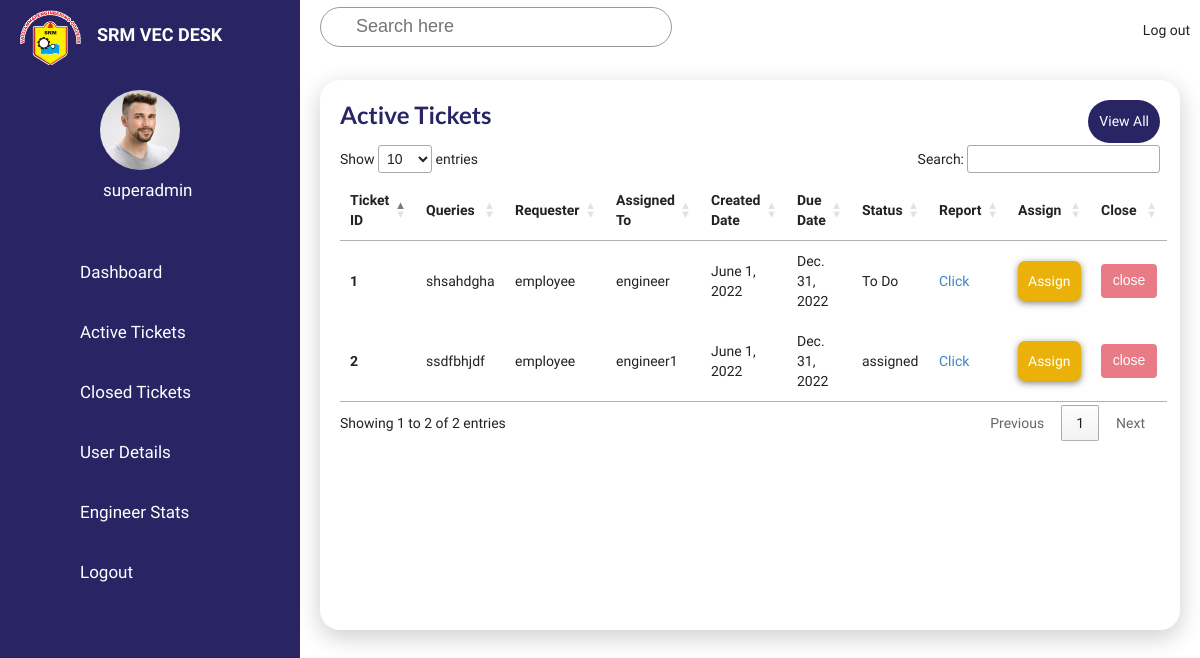
Screenshot of /admintable/ (signed in) with the database file from the repository.
### tickets/models.py (models this page shows, shortened)
class User(AbstractUser):
    userId = models.CharField(max_length=300)
    email = models.EmailField(max_length=5000, unique=True)
    mobNo = models.CharField(max_length=13)
    address = models.TextField(max_length=2000)
    designation = models.CharField(max_length=200)
    date_joined = models.DateTimeField(auto_now_add=True)
    last_login = models.DateTimeField(null=True)
    is_superadmin=models.BooleanField('is superadmin', default=False)
    is_admin=models.BooleanField('is admin', default=False)
    is_engineer=models.BooleanField('is engineer', default=False)
    is_employee=models.BooleanField('is employee', default=False)

class Tickets(models.Model):
    Id=models.IntegerField(primary_key=True)
    username=models.CharField(max_length=100, blank=True, null=True)
    category=models.CharField(max_length=100, blank=True, null=True)
    location=models.CharField(max_length=100, blank=True, null=True)
    subfactory=models.CharField(max_length=100, blank=True, null=True)
    item=models.CharField(max_length=100, blank=True, null=True)
    queries=models.CharField(max_length=1000, blank=True, null=True)
    Description=models.TextField(max_length=1000, blank=True, null=True)
    mobileNo=models.CharField(max_length=13, blank=True, null=True)
    mail=models.CharField(max_length=1000, blank=True, null=True)
    engmobileNo=models.CharField(max_length=13, blank=True, null=True)
    engmail=models.CharField(max_length=1000, blank=True, null=True)
    priority=models.CharField(max_length=50, blank=True, null=True)
    status=models.CharField(max_length=50,blank=True, null=True)
    assigned=models.CharField(max_length=100,blank=True, null=True)
    assigned_date = models.DateField(blank=True, null=True)
    due_date=models.DateField(blank=True, null=True)
    uploadFile=models.FileField(blank=True, null=True)
    admindesc=models.CharField(max_length=10000,blank=True, null=True)
    issueReport=models.CharField(max_length=10000,blank=True, null=True)
    problemDesc=models.CharField(max_length=10000,blank=True, null=True)
    causeProb=models.CharField(max_length=10000,blank=True, null=True)
    solGiven=models.CharField(max_length=10000,blank=True, null=True)
    notes=models.CharField(max_length=10000,blank=True, null=True)

### tickets/views.py (the view)
# urls.py: path('admintable/', views.admintable, name='admintable'),
@login_required(login_url='login')
def admintable(request):
    if request.user.is_authenticated:
        if request.user.is_authenticated:
            tickets=Tickets.objects.all()
            tickets_count=tickets.count()
            closedticket=Tickets.objects.filter(status = 'closed')
            closedtickets=closedticket.count()
            assignedticket=Tickets.objects.filter(status ='assigned')
            assignedtickets=assignedticket.count()
            todoticket=Tickets.objects.filter(status ='To Do')
            todotickets=todoticket.count()
            onticket=Tickets.objects.filter(status ='On Progress')
            ontickets=onticket.count()
            testticket=Tickets.objects.filter(status ='Testing')
            testtickets=testticket.count()
            compticket=Tickets.objects.filter(status ='Completed')
            comptickets=compticket.count()
            activetickets=comptickets+testtickets+ontickets+todotickets+assignedtickets
            paginator=Paginator(tickets,5)
            page_number=request.GET.get('page')
            tickets_pager=paginator.get_page(page_number)
        return render(request, 'admin.html',{
            "tickets":tickets,
        "tickets_count":tickets_count,
        "closedtickets":closedtickets,
        "assignedtickets":assignedtickets,
        "todotickets":todotickets,
        "ontickets": ontickets,
        "testtickets":testtickets,
        "comptickets":comptickets,
        "activetickets":activetickets,
        })
    else:
        return render(request, 'login.html', {})

### templates/admin.html (shortened to what this page needs)
{% load static %}
<!DOCTYPE html>
<html lang="en">
<head>
    <link rel="stylesheet" href="https://cdn.jsdelivr.net/npm/bootstrap@4.0.0/dist/css/bootstrap.min.css">
     <link rel="stylesheet" href="https://cdnjs.cloudflare.com/ajax/libs/font-awesome/4.7.0/css/font-awesome.min.css">
     <link rel="stylesheet" type='text/css' href="https://cdnjs.cloudflare.com/ajax/libs/semantic-ui/2.2.14/semantic.min.css">
     <link href="https://unpkg.com/aos@2.3.1/dist/aos.css" rel="stylesheet">
     <link rel="stylesheet" href="https://cdnjs.cloudflare.com/ajax/libs/Chart.js/2.8.0/Chart.min.css" />
<link href="{% static 'style.css' %}" rel="stylesheet">
<link href="{% static 'active-ticket.css' %}" rel="stylesheet">
    </head>
<body>
  <div class="desk-container">
    <div class="desk-navigation">
        <div class="logo-section">
            <span class="icon">
                <img src="{% static 'SRMVEClogo.png' %}" alt="">
            </span>
            <span class="logo-title">SRM VEC DESK</span>
        </div>
        <ul>
            <a data-toggle="modal" data-target="#userModal"><li>
                <div class="user">
                    <img src="{% static 'imgs/customer01.jpg' %}" alt="">
                </div>
                <div class="user-name">
                    <p>{{ user.username }}</p>
                </div>
            </li>
            </a>
            <li>
                <a href="{% url 'admin' %}" >
                    <span class="icon">
                    </span>
                    <span class="title">Dashboard</span>
                </a>
            </li>
            <li>
                <a href="{% url 'admintable' %}">
                    <span class="icon">
                    </span>
                    <span class="title">Active Tickets</span>
                </a>
            </li>
            <li>
                <a href="{% url 'adminclosed' %}">
                    <span class="icon">
                    </span>
                    <span class="title">Closed Tickets</span>
                </a>
            </li>
            <li>
                <a href="{% url 'user_detail' %}">
                    <span class="icon">
                    </span>
                    <span class="title">User Details</span>
                </a>
            </li>
            <li>
                <a href="{% url 'stats' %}">
                    <span class="icon">
                    </span>
                    <span class="title">Engineer Stats</span>
                </a>
            </li>
            <li>
              <a href="#" data-toggle="modal" data-target="#logoutModal">
                  <span class="icon">
                  </span>
                  <span class="title">Logout</span>
              </a>
          </li>
        </ul>
    </div>
    <div class="main">
        <div class="topbar">
            <div class="search">
                <label>
                    <input type="text" name="sbar" placeholder="Search here">
                </label>
            </div>
            <div>
                <p>Log out</p>
            </div>
        </div>
  <div class="active-details">
      <div class="recentOrders">
          <div class="cardHeader">
              <h2>Active Tickets</h2>
              <a href="#" class="btn">View All</a>
          </div>
          <table id="myTable">
              <thead>
                  <tr>
                      <td>Ticket ID</td>
                      <td>Queries</td>
                      <td>Requester</td>
                      <td>Assigned To</td>
                      <td>Created Date</td>
                      <td>Due Date</td>
                      <td>Status</td>
                      <td>Report</td>
                      <td>Assign</td>
                      <td>Close</td>
                  </tr>
              </thead>
              <tbody>
                {% for statuse in tickets %}
                {% if statuse.status != "closed" %}
                  <tr>
                    <th scope="row"> {{ statuse.Id }} </th>
                    <td> {{ statuse.queries }} </td>
                    <td> {{ statuse.username }} </td>
                    <td> {{ statuse.assigned }} </td>
                    <td> {{ statuse.assigned_date }} </td>
                    <td> {{ statuse.due_date }} </td>
                    {% if statuse.status != 'Completed' %}
                    <td>{{ statuse.status }}</td>
                    {% endif %}
                    <td> <a  href="{% url 'adminreport' statuse.Id %}" >Click</a> </td>
                    <td> <a  href="{% url 'assign_ticket' statuse.Id %}" type="button" class="assign" style="color:white;">Assign</a> </td>
                    {% if statuse.status != "Completed" %}
                    <td> <button disabled class="btn btn-danger">close</button> </td>
                    {% endif %}
                  </tr>
                  {% endif %}
      {% endfor %}
              </tbody>
          </table>
      </div>
</div>
</div>
</div>
  <link rel="stylesheet" href="https://cdn.datatables.net/1.10.19/css/jquery.dataTables.min.css">
</body>
</html>

### static/style.css (style rules this page uses)
* { font-family: "Ubuntu", sans-serif; margin: 0; padding: 0; box-sizing: border-box; }
:root { --blue: #292565; --blue1:#149ddd; --white: #fff; --gray: #f5f5f5; --black1: #222; --black2: #999; }
body { min-height: 100vh; overflow-x: hidden; }
.desk-container { position: relative; width: 100%; }
.desk-navigation { position: fixed; width: 300px; height: 100%; background: var(--blue); border-left: 10px solid var(--blue); transition: 0.5s; overflow: hidden; }
.desk-navigation ul { position: absolute; top: 0; left: 0; width: 100%; }
.desk-navigation ul li { position: relative; width: 100%; list-style: none; border-top-left-radius: 30px; border-bottom-left-radius: 30px; }
.desk-navigation ul li:nth-child(1) { margin-bottom: 40px; pointer-events: none; }
.desk-navigation ul li a,button { position: relative; display: block; width: 100%; display: flex; text-decoration: none; color: var(--white); }
.desk-navigation ul li a .icon { position: relative; display: block; min-width: 60px; height: 60px; line-height: 75px; text-align: center; }
.desk-navigation .logo-section .icon img { width: 70%; align-items: flex-start; margin: 10px; }
.desk-navigation ul li a .title { position: relative; display: block; padding: 0 10px; height: 60px; line-height: 60px; text-align: start; float: left; white-space: nowrap; font-size: 17px; margin-left: 0; }
.logo-section { display: flex; justify-content: left; }
.logo-section .icon { flex-basis: 30%; }
.logo-section .logo-title { flex-basis: 50%; margin-top: 25px; color: white; font-size: 18px; font-weight: 700; margin-left: 0; }
.main { position: absolute; width: calc(100% - 300px); left: 300px; min-height: 100vh; background: var(--white); transition: 0.5s; }
.topbar { width: 100%; height: 60px; display: flex; justify-content: space-between; align-items: center; padding: 0 10px; }
.search { position: relative; flex-basis: 40%; width: 400px; margin: 0 10px; }
.search label { position: relative; width: 100%; }
.search label input { width: 100%; height: 40px; border-radius: 40px; padding: 5px 20px; padding-left: 35px; font-size: 18px; outline: none; border: 1px solid var(--black2); }
.user { position: relative; width: 80px; height: 80px; border-radius: 50%; overflow: hidden; cursor: pointer; margin-top: 90px; margin-left: 90px; }
.user-name { position: relative; margin-left: 93px; color: white; font-size: 17px; margin-top: 8px; margin-bottom: 0; }
.user img { display: block; position: absolute; top: 0; left: 0; width: 100%; height: 100%; }
.cardHeader h2 { font-weight: 600; color: var(--blue); }
.cardHeader .btn { position: relative; padding: 10px; background: var(--blue); text-decoration: none; color: var(--white); border-radius: 2rem; }

### static/active-ticket.css (style rules this page uses)
.active-details { position: relative; width: 100%; padding: 20px; display: grid; grid-template-columns: 100%; grid-gap: 30px; }
.active-details .recentOrders { position: relative; height: 550px; background: var(--white); padding: 20px; box-shadow: 0 7px 25px rgba(0, 0, 0, 0.2); border-radius: 20px; transition: .5s ease; }
.assign { background-color: #e9b10a!important; outline: none!important; border: none!important; padding: 10px!important; border-radius: .50rem!important; font-size: 14px!important; font-weight: 500!important; cursor: pointer!important; box-shadow: 0px 2px 7px rgba(0, 0, 0, 0.5)!important; }
.active-details .cardHeader { display: flex; justify-content: space-between; align-items: flex-start; }
.cardHeader h2 { font-weight: 600; color: var(--blue); }
.cardHeader .btn { position: relative; padding: 10px; background: var(--blue); text-decoration: none; color: var(--white); border-radius: 2rem; }
.active-details table { width: 100%; border-collapse: collapse; margin-top: 10px; }
.active-details table thead td { font-weight: 600; }
.active-details .recentOrders table tr { color: var(--black1); border-bottom: 1px solid rgba(0, 0, 0, 0.1); }
.active-details .recentOrders table tbody td { margin-left: 2px; }
.active-details .recentOrders table tr:last-child { border-bottom: none; }
.active-details .recentOrders table tr td { padding: 10px; text-align: left; }

### rows the page displays
User: username "superadmin"
Tickets: Id "1", queries "shsahdgha", username "employee", assigned "engineer", assigned_date "June 1, 2022", due_date "Dec. 31, 2022", status "To Do", shows "close"
Tickets: Id "2", queries "ssdfbhjdf", username "employee", assigned "engineer1", assigned_date "June 1, 2022", due_date "Dec. 31, 2022", status "assigned", shows "close"
